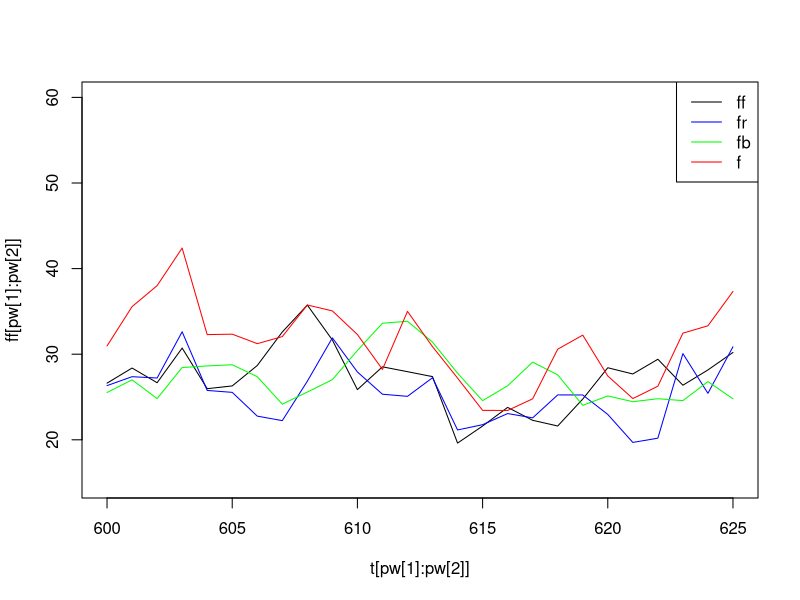

Reproduce this figure in R.
set.seed(5)
rm(list=ls())
pw= c(600,625) #pwot window

#general economy
t = seq(1,800)
a = 0.8
f0r = 30
f0 = f0r*(1-a)
sig = 10*(1-a^2)

#forestry
lf = 0.7 #lambda
af = 0.4
ff0r = 25
ff0 = ff0r*(1-lf*af)
sigf = 4*(1-lf^2*af^2)
factorf = lf*(1-af)*f0r/(1-af*lf)
#housing
lr = 0.7
ar = 0.1
fr0r = 25
fr0 = fr0r*(1-lr*ar)
sigr = 2*(1-lr^2*ar^2)

#donation
lb = 0.7
ab = 0.9
fb0r = 25
fb0 = fb0r*(1-lb*ab)
sigb = 4*(1-lb^2*ab^2)




for ( j in 1)
{
  f = rep(0,length(t))
  for ( i in 1:length(t))
  {
    if(i == 1)
    {
      f[i] = (f0 + rnorm(1))
    }
    else
    {
      f[i] = a*f[i-1] + (f0 + sig*rnorm(1))
    }
  }
  ff = rep(0,length(t))
  fr = rep(0,length(t))
  fb = rep(0,length(t))
  for (i in 1:length(t))
  {
    if( i == 1)
    {
      ff[i] = (ff0 + sigf*rnorm(1))
      fb[i] = (fb0 + sigb*rnorm(1))
      fr[i] = (fr0 + sigr*rnorm(1))
    }
    else
    {
      ff[i] = lf*(af*ff[i-1] + (1-af)*(f[i] - f0r)) + (ff0 + sigf*rnorm(1))
      fb[i] = lb*(ab*fb[i-1] + (1-ab)*(f[i] - f0r)) + (fb0 + sigb*rnorm(1))
      fr[i] = lr*(ar*fr[i-1] + (1-ar)*(f[i] - f0r)) + (fr0 + sigr*rnorm(1))
    }
  }
  
  if (j == 1)
  {
    plot(ff[pw[1]:pw[2]]~t[pw[1]:pw[2]],type='l',ylim=c(15,60))
    lines(fr[pw[1]:pw[2]]~t[pw[1]:pw[2]],col='blue')
    lines(fb[pw[1]:pw[2]]~t[pw[1]:pw[2]],col='green')
    lines(f[pw[1]:pw[2]]~t[pw[1]:pw[2]],col='red')
    legend('topright',legend=c('ff','fr','fb','f'),col=c('black','blue','green','red'),lty=1)
  }
  else
  {
    lines(ff[pw[1]:pw[2]]~t[pw[1]:pw[2]])
    lines(f[pw[1]:pw[2]]~t[pw[1]:pw[2]],col='red')
  }
}

sprintf('analytic ff mean = %f',(lf*(1-af)*f0r)/(1-af*lf) + ff0r) #analytic ff mean
sprintf('simulation ff mean = %f',mean(ff[200:800])) #simulation mean

sprintf('analytic f mean = %f',f0r) #analytic ff mean
sprintf('simulation f mean = %f',mean(f[200:800])) #simulation mean

sprintf("cor(ff,f)= %.2f",cor(ff,f))
sprintf("cor(fr,f)= %.2f",cor(fr,f))
sprintf("cor(fb,f)= %.2f",cor(fb,f))
